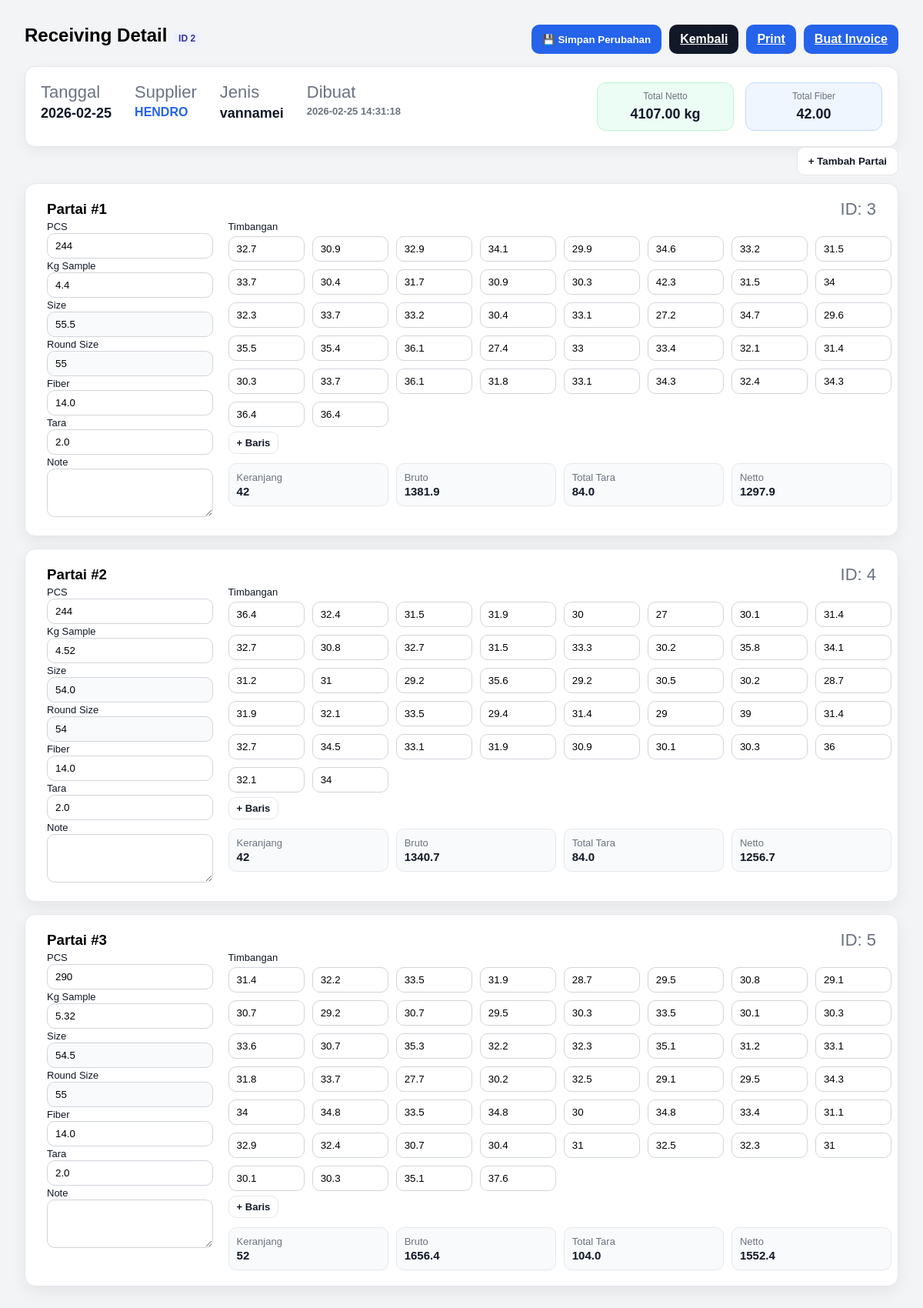
Page /receiving/2 (signed in) on the committed database.
### tables this page shows
CREATE TABLE receiving_header (
            id INTEGER PRIMARY KEY AUTOINCREMENT,
            receiving_no INTEGER NOT NULL UNIQUE,
            tanggal TEXT NOT NULL,
            supplier TEXT NOT NULL,
            jenis TEXT NOT NULL,
            fiber REAL DEFAULT 0,
            created_at TEXT DEFAULT (datetime('now','localtime'))
        );

CREATE TABLE receiving_item (
                id INTEGER PRIMARY KEY AUTOINCREMENT,
                header_id INTEGER NOT NULL,
                partai_no INTEGER NOT NULL,
            
                pcs INTEGER,
                kg_sample REAL,
            
                size REAL,
                round_size INTEGER,
            
                keranjang INTEGER,
                tara_per_keranjang REAL,
            
                bruto REAL,
                total_tara REAL,
                netto REAL,
            
                note TEXT,
                timbangan_json TEXT,
            
                kategori_kupasan TEXT,
                fiber REAL,
            
                FOREIGN KEY(header_id)
                    REFERENCES receiving_header(id)
                    ON DELETE CASCADE
            );

### receiving/routes.py (the view)
@receiving_bp.get("/<int:header_id>")
def receiving_detail(header_id):
    if not require_login():
        return redirect(url_for("login"))
    conn = get_conn()
    header = conn.execute(
        "SELECT * FROM receiving_header WHERE id=?",
        (header_id,)
    ).fetchone()
    if not header:
        conn.close()
        return "Receiving tidak ditemukan", 404
    partai_rows = conn.execute("""
        SELECT * FROM receiving_item
        WHERE header_id=?
        ORDER BY partai_no
    """, (header_id,)).fetchall()
    conn.close()
    partai = []
    total_netto = 0
    total_fiber = 0
    total_size = 0
    for r in partai_rows:
        d = dict(r)
        d["timbangan"] = json.loads(d.get("timbangan_json") or "[]")
        total_netto += d.get("netto") or 0
        total_fiber += d.get("fiber") or 0
        total_size += d.get("kg_sample") or 0   # size bisa diganti sesuai formula kamu
        partai.append(d)
    return render_template(
        "receiving/receiving_detail.html",
        header=dict(header),
        partai=partai,
        total_netto=total_netto,
        total_fiber=total_fiber,
        total_size=total_size
    )

### helpers/auth.py (called while the page is built)
def require_login():
    return session.get("user") is not None

### helpers/db.py (called while the page is built)
def get_conn():
    conn = sqlite3.connect(DB_PATH, timeout=30)
    conn.row_factory = sqlite3.Row
    conn.execute("PRAGMA foreign_keys = ON;")
    conn.execute("PRAGMA journal_mode = WAL;")
    return conn

### templates/receiving/receiving_detail.html (shortened to what this page needs)
<!doctype html>
<html lang="id">
<head>
</head>
<body>
<div class="top">
  <div>
    <h2>Receiving Detail <span class="pill">ID {{ header["id"] }}</span></h2>
  </div>
  <div style="display:flex; gap:10px; flex-wrap:wrap;">
    <button class="btn btn-primary" id="btnSaveInline">💾 Simpan Perubahan</button>
    <a class="btn btn-secondary" href="/receiving/list">Kembali</a>
    <a class="btn btn-primary" href="#" onclick="window.print(); return false;">Print</a>
    {% if invoice %}
  <a class="btn btn-secondary"
     href="{{ url_for('invoice.invoice_view', invoice_id=invoice.id) }}">
     Lihat Invoice
  </a>
      {% else %}
        <a class="btn btn-primary"
           href="{{ url_for('invoice.invoice_new', receiving_id=header.id) }}">
           Buat Invoice
        </a>
      {% endif %}
  </div>
</div>
<div class="header-summary">
  <div class="info-section">
    <div class="info-item">
      <div class="info-label">Tanggal</div>
      <div class="info-value">{{ header["tanggal"] }}</div>
    </div>
    <div class="info-item">
      <div class="info-label">Supplier</div>
      <div class="info-value highlight">{{ header["supplier"] }}</div>
    </div>
    <div class="info-item">
      <div class="info-label">Jenis</div>
      <div class="info-value">{{ header["jenis"] or "-" }}</div>
    </div>
    <div class="info-item">
      <div class="info-label">Dibuat</div>
      <div class="info-value small">{{ header["created_at"] or "-" }}</div>
    </div>
  </div>
  <div class="total-section">
    <div class="total-box netto-box">
      <div class="total-label">Total Netto</div>
      <div class="total-value"><span id="totalNetto">0.00</span> kg</div>
    </div>
    <div class="total-box fiber-box">
      <div class="total-label">Total Fiber</div>
      <div class="total-value"><span id="totalFiber">0</span></div>
    </div>
  </div>
</div>
<div class="partai-controls">
  <button type="button" class="btn btn-outline" id="btnAddPartai">+ Tambah Partai</button>
</div>
<div id="partaiContainer">
{% for p in partai %}
<div class="card" data-partai-id="{{ p['id'] }}">
  <div style="display:flex; justify-content:space-between; align-items:center; flex-wrap:wrap; gap:10px;">
    <h3>Partai #{{ p["partai_no"] }}</h3>
    <div class="muted">ID: {{ p["id"] }}</div>
  </div>
  <div class="grid">
<div class="field">
  <div class="jenis-udang-only">
    <label>PCS</label>
    <input class="inp" name="pcs" type="number" value="{{ p['pcs'] or '' }}">
    <label>Kg Sample</label>
    <input class="inp" name="kg_sample" type="number" step="0.01" value="{{ p['kg_sample'] or '' }}">
    <label>Size</label>
    <input class="inp inp-read" name="size" type="number" step="0.01" value="{{ p['size'] or '' }}" readonly>
    <label>Round Size</label>
    <input class="inp inp-read" name="round_size" type="number" step="0.01" value="{{ p['round_size'] or '' }}" readonly>
  </div>
  <label>Fiber</label>
  <input class="inp" name="fiber" type="number" step="0.01" value="{{ p['fiber'] or '' }}">
  <label>Tara</label>
  <input class="inp" name="tara_per_keranjang" type="number" step="0.01" value="{{ p['tara_per_keranjang'] or '' }}">
  <label>Note</label>
  <textarea class="inp" name="note" rows="3">{{ p['note'] or '' }}</textarea>
</div>
    <div class="field">
      <label>Timbangan</label>
      <div class="timb-grid">
        {% for t in p["timbangan"] or [0] %}
          <input class="inp" data-timbangan="1" type="number" step="0.01" value="{{ t }}">
        {% endfor %}
      </div>
      <div class="small-actions">
        <button type="button" class="btn btn-outline btn-sm" data-add-timb="1">+ Baris</button>
      </div>
      <div class="summary-row">
        <div class="summary-item">Keranjang<b>{{ p["keranjang"] or "-" }}</b></div>
        <div class="summary-item">Bruto<b>{{ p["bruto"] or "-" }}</b></div>
        <div class="summary-item">Total Tara<b>{{ p["total_tara"] or "-" }}</b></div>
        <div class="summary-item">Netto<b>{{ p["netto"] or "-" }}</b></div></div>
     </div>
  </div>
</div>
{% endfor %}
</div>
</body>
</html>

### templates/receiving/receiving_detail.html (style rules this page uses)
body { font-family: Arial, sans-serif; padding:24px; background:#f3f4f6; }
.top { display:flex; justify-content:space-between; flex-wrap:wrap; gap:12px; margin-bottom:16px; }
.btn { padding:10px 14px; border:0; border-radius:10px; font-weight:600; cursor:pointer; display:inline-block; }
.btn-primary { background:#2563eb; color:#fff; }
.btn-secondary { background:#111827; color:#fff; }
.btn-outline { background:#fff; color:#111827; border:1px solid #e5e7eb; }
.card { background:#fff; border:1px solid #e5e7eb; border-radius:14px; padding:20px 28px; margin-bottom:16px; box-shadow:0 8px 20px rgba(0,0,0,0.06); }
h2,h3 { margin:0; }
.pill { display:inline-block; font-size:12px; padding:3px 8px; border-radius:999px; background:#eef2ff; color:#3730a3; }
label { font-size:13px; color:#111827; margin-bottom:4px; }
.inp { width:100%; padding:8px 10px; border:1px solid #d1d5db; border-radius:10px; box-sizing:border-box; }
.inp-read { background:#f9fafb; }
.grid { display:grid; gap:20px; grid-template-columns:20% 80%; }
.timb-grid { display:grid; grid-template-columns:repeat(8,minmax(0,5fr)); gap:10px; margin-top:4px; }
.summary-row { display: grid; grid-template-columns: repeat(4, 1fr); gap: 10px; margin-top: 12px; }
.summary-item { background: #f9fafb; border: 1px solid #e5e7eb; border-radius: 10px; padding: 10px; font-size: 13px; color: #6b7280; }
.summary-item b { display:block; margin-top: 2px; font-size: 15px; color:#111827; }
.small-actions { display:flex; gap:8px; flex-wrap:wrap; margin-top:6px; }
.btn-sm { padding:6px 10px; border-radius:10px; font-size:13px; font-weight:600; }
.muted { color:#6b7280; font-size:22px; }
.partai-controls { display:flex; justify-content:flex-end; gap:10px; margin-bottom:10px; }
.header-summary { background:#ffffff; border:1px solid #e5e7eb; border-radius:14px; padding:20px 20px; display:flex; justify-content:space-between; flex-wrap:wrap; gap:20px; box-shadow:0 6px 18px rgba(0,0,0,0.05); }
.info-section { display:flex; gap:30px; flex-wrap:wrap; }
.info-item { display:flex; flex-direction:column; }
.info-label { font-size:22px; color:#6b7280; margin-bottom:4px; }
.info-value { font-weight:600; font-size:18px; color:#111827; }
.info-value.small { font-size:13px; color:#6b7280; }
.info-value.highlight { color:#2563eb; font-size:16px; }
.total-section { display:flex; gap:15px; flex-wrap:wrap; }
.total-box { padding:10px 18px; border-radius:12px; min-width:140px; text-align:center; }
.netto-box { background:#ecfdf5; border:1px solid #bbf7d0; }
.fiber-box { background:#eff6ff; border:1px solid #bfdbfe; }
.total-label { font-size:12px; color:#6b7280; margin-bottom:6px; }
.total-value { font-size:18px; font-weight:700; color:#111827; }

### rows in the picture
receiving_header: id "2", tanggal "2026-02-25", supplier "HENDRO", jenis "vannamei", created_at "2026-02-25 14:31:18"
receiving_item: partai_no "1", id "3", pcs "244", kg_sample "4.4", size "55.5", round_size "55", fiber "14.0", tara_per_keranjang "2.0", 0 "32.7" "30.9" "32.9" "34.1" "29.9" "34.6" "33.2" "31.5" "33.7" "30.4" "31.7" "30.9" "30.3" "42.3" "31.5" "34" "32.3" "33.7" "33.2" "30.4" "33.1" "27.2" "34.7" "29.6" "35.5" "35.4" "36.1" "27.4" "33" "33.4" "32.1" "31.4" "30.3" "33.7" "36.1" "31.8" "33.1" "34.3" "32.4" "34.3" "36.4" "36.4", keranjang "42", bruto "1381.9", total_tara "84.0", netto "1297.9"
receiving_item: partai_no "2", id "4", pcs "244", kg_sample "4.52", size "54.0", round_size "54", fiber "14.0", tara_per_keranjang "2.0", 0 "36.4" "32.4" "31.5" "31.9" "30" "27" "30.1" "31.4" "32.7" "30.8" "32.7" "31.5" "33.3" "30.2" "35.8" "34.1" "31.2" "31" "29.2" "35.6" "29.2" "30.5" "30.2" "28.7" "31.9" "32.1" "33.5" "29.4" "31.4" "29" "39" "31.4" "32.7" "34.5" "33.1" "31.9" "30.9" "30.1" "30.3" "36" "32.1" "34", keranjang "42", bruto "1340.7", total_tara "84.0", netto "1256.7"
receiving_item: partai_no "3", id "5", pcs "290", kg_sample "5.32", size "54.5", round_size "55", fiber "14.0", tara_per_keranjang "2.0", 0 "31.4" "32.2" "33.5" "31.9" "28.7" "29.5" "30.8" "29.1" "30.7" "29.2" "30.7" "29.5" "30.3" "33.5" "30.1" "30.3" "33.6" "30.7" "35.3" "32.2" "32.3" "35.1" "31.2" "33.1" "31.8" "33.7" "27.7" "30.2" "32.5" "29.1" "29.5" "34.3" "34" "34.8" "33.5" "34.8" "30" "34.8" "33.4" "31.1" "32.9" "32.4" "30.7" "30.4" "31" "32.5" "32.3" "31" "30.1" "30.3" "35.1" "37.6", keranjang "52", bruto "1656.4", total_tara "104.0", netto "1552.4"
